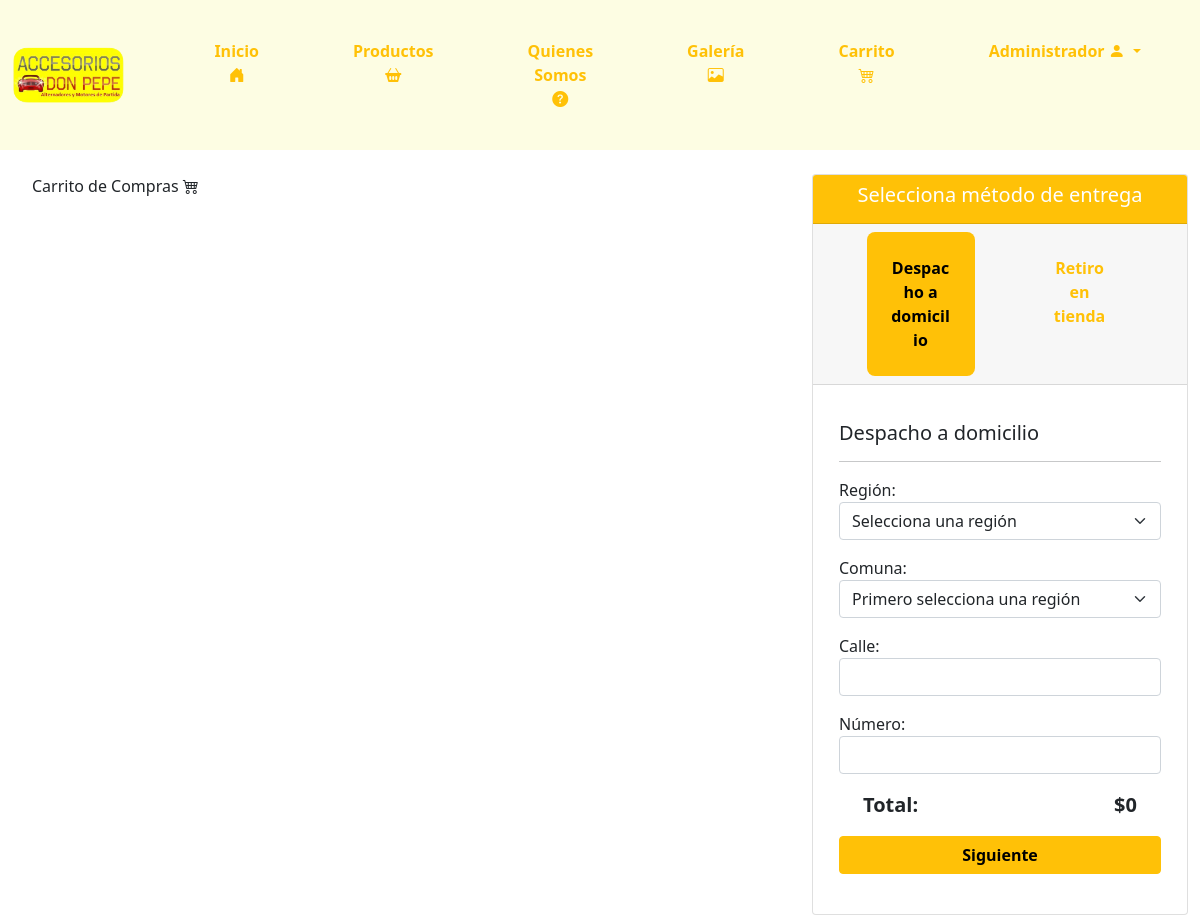
The app's page /carrito/ (signed in), older data.
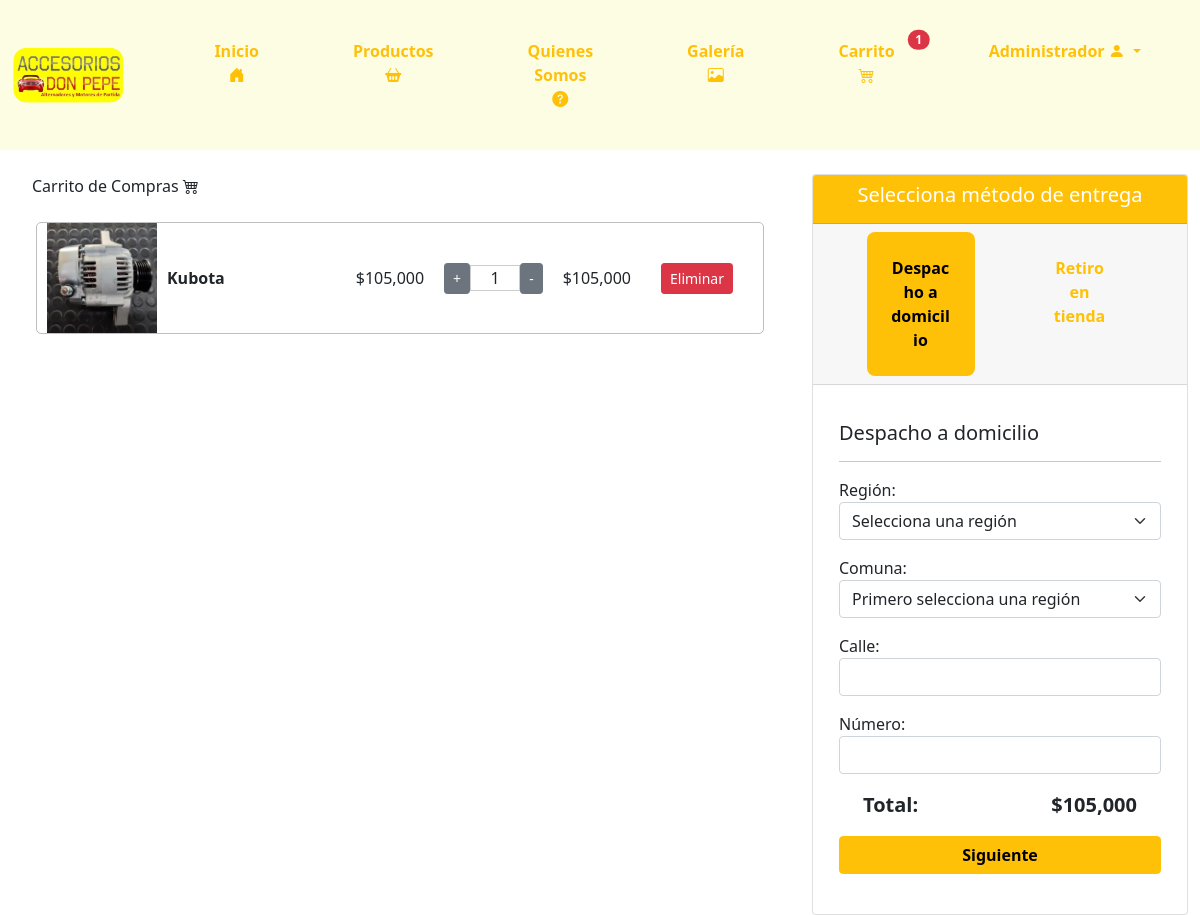
The same page, newer data.
### core/models.py (models this page shows, shortened)
class ItemCarrito(models.Model):
    usuario = models.ForeignKey(User, on_delete=models.CASCADE)
    producto = models.ForeignKey(Producto, on_delete=models.CASCADE)
    cantidad = models.IntegerField(default=1)

class Producto(models.Model):
    codProducto = models.IntegerField(primary_key=True)
    nombreP = models.CharField(max_length=100)
    stock = models.IntegerField()
    descipcion = models.CharField(max_length=500)
    foto = models.ImageField(upload_to="productos")  # Directorio de destino para las imágenes de los productos
    precio = models.IntegerField()
    categoria = models.ForeignKey(Categoria, on_delete=models.CASCADE)

### core/views.py (the view)
# urls.py: path('carrito/', carrito, name='carrito'),
@login_required
def carrito(request):
    carrito = ItemCarrito.objects.filter(usuario=request.user)
    total = sum(item.producto.precio * item.cantidad for item in carrito)
    carrito_count = sum(item.cantidad for item in carrito)
    regiones = Region.objects.all()
    region_id = request.GET.get('region')
    comunas = []
    if region_id:
        try:
            region_seleccionada = Region.objects.get(idRegion=region_id)  # Ajuste aquí
            comunas = Comuna.objects.filter(region=region_seleccionada)
        except Region.DoesNotExist:
            pass
    context = {
        'carrito': carrito,
        'total': total,
        'carrito_count': carrito_count,
        'regiones': regiones,
        'comunas': comunas,
        'region_id': region_id,  # Esto es para mantener la región seleccionada en el formulario
    }
    return render(request, 'core/carrito.html', context)

### core/templatetags/custom_filters.py (called while the page is built)
@register.filter
def format_clp(value):
    try:
        return "${:,.0f}".format(value)
    except (ValueError, TypeError):
        return value

@register.filter
def multiplicar(value, arg):
    try:
        return value * arg
    except (TypeError, ValueError):
        return 0

### core/templates/core/carrito.html (shortened to what the changed rows need)
{% load static %}
{% load custom_filters %}
<!DOCTYPE html>
<html lang="en">
<head>
    <link href="https://cdn.jsdelivr.net/npm/bootstrap@5.0.2/dist/css/bootstrap.min.css" rel="stylesheet"
>
    <link href="https://cdnjs.cloudflare.com/ajax/libs/font-awesome/6.0.0-beta3/css/all.min.css" rel="stylesheet">
    <link type="text/css" rel="stylesheet" href="{% static 'css/inicio.css' %}">
    <link href="https://cdn.jsdelivr.net/npm/bootstrap-icons/font/bootstrap-icons.css" rel="stylesheet">
</head>
<body>
    <nav class="navbar navbar-expand-lg navbar-light" style="background-color: #fdfde3;">
        <div class="container-fluid">
            <div class="collapse navbar-collapse justify-content-end" id="navbarNav">
                <ul class="navbar-nav">
                    <li class="nav-item">
                        <a class="btn btn-outline-warning py-4 px-4 mx-2 position-relative" data-bs-toggle="modal"
                            data-bs-target="#cartModal">
                            Carrito
                            <i class="bi bi-cart4"></i>
                            {% if carrito_count > 0 %}
                            <span
                                class="position-absolute top-0 start-100 translate-middle badge rounded-pill bg-danger"
                                style="margin-top: 25px;">
                                {{ carrito_count }}
                            </span>
                            {% endif %}
                        </a>
                    </li>
                </ul>
            </div>
        </div>
    </nav>
    <br>
    <div class="container-fluid">
        <div class="row">
            <div class="col-md-8">
                <div>
                    <br>
                    <div class="container">
                        {% for item in carrito %}
                        <div id="cart-item-{{ item.id }}" class="cart-item" data-id="{{ item.id }}"
                            data-price="{{ item.producto.precio }}"
                            style="display: flex; align-items: center; margin-bottom: 10px;  border: 1px solid rgba(0, 0, 0, 0.250); border-radius: 5px;">
                            <img src="{{ item.producto.foto.url }}"
                                style=" margin-left: 10px; max-width: 110px; height: 110px; object-fit: cover;">
                            <div style="margin-left: 10px; flex-grow: 1;">
                                <strong>{{ item.producto.nombreP }}</strong>
                            </div>
                            <div style="margin-left: 20px;">
                                <span>{{ item.producto.precio | format_clp }}</span>
                            </div>
                            <div
                                style="margin-left: 20px; display: flex; align-items: center; justify-content: center;">
                                <form action="{% url 'aumentar_cantidad' item.producto.codProducto %}" method="post"
                                    style="display: inline;">
                                    <button type="submit" class="btn btn-secondary btn-sm">+</button>
                                </form>
                                <p type="number" class="quantity" min="1"
                                    style="width: 50px; text-align: center; display: block; margin: 0 auto; border: 1px solid rgba(0, 0, 0, 0.200);"
                                    readonly>{{ item.cantidad }}</p>
                                <form action="{% url 'disminuir_cantidad' item.producto.codProducto %}" method="post"
                                    style="display: inline;">
                                    <button type="submit" class="btn btn-secondary btn-sm">-</button>
                                </form>
                            </div>
                            <div style="margin-left: 20px;">
                                <span class="total">{{item.producto.precio|multiplicar:item.cantidad|format_clp}}</span>
                            </div>
                            <div style="margin-inline: 30px;">
                                <a href="{% url 'eliminar_del_carrito' item.id %}"
                                    class="btn btn-danger btn-sm">Eliminar</a>
                            </div>
                        </div>
                        {% endfor %}
                    </div>
                </div>
            </div>
            <div class="col-md-4">
                <div class="card" style="text-align: center;">
                    <div class="card-body">
                        <form method="post" action="{% url 'crear_venta' %}">
                            <div id="despachoDomicilio" style="display: none; margin-top: 20px; text-align: left; margin-inline: 10px;">
                                <div class="container">
                                    <div class="row">
                                        <div class="col-md-6" style="text-align: right; font-size: 20px; font-weight: 700;">
                                            <p>{{ total | format_clp }}</p>
                                        </div>
                                    </div>
                                </div>
                            </div>
                        </form>
                    </div>
                    <br>
                </div>
            </div>
        </div>
    </div>
</body>
</html>

Row changes from the older to the newer data that the page shows:
added ItemCarrito: producto.foto (picture), producto.nombreP "Kubota", producto.precio "$105,000", cantidad "1", producto.precio|multiplicar "$105,000"
Text that changed along with them:
{{ carrito_count }}: (not shown) → "1"
{{ total | format_clp }}: "$0" → "$105,000"
